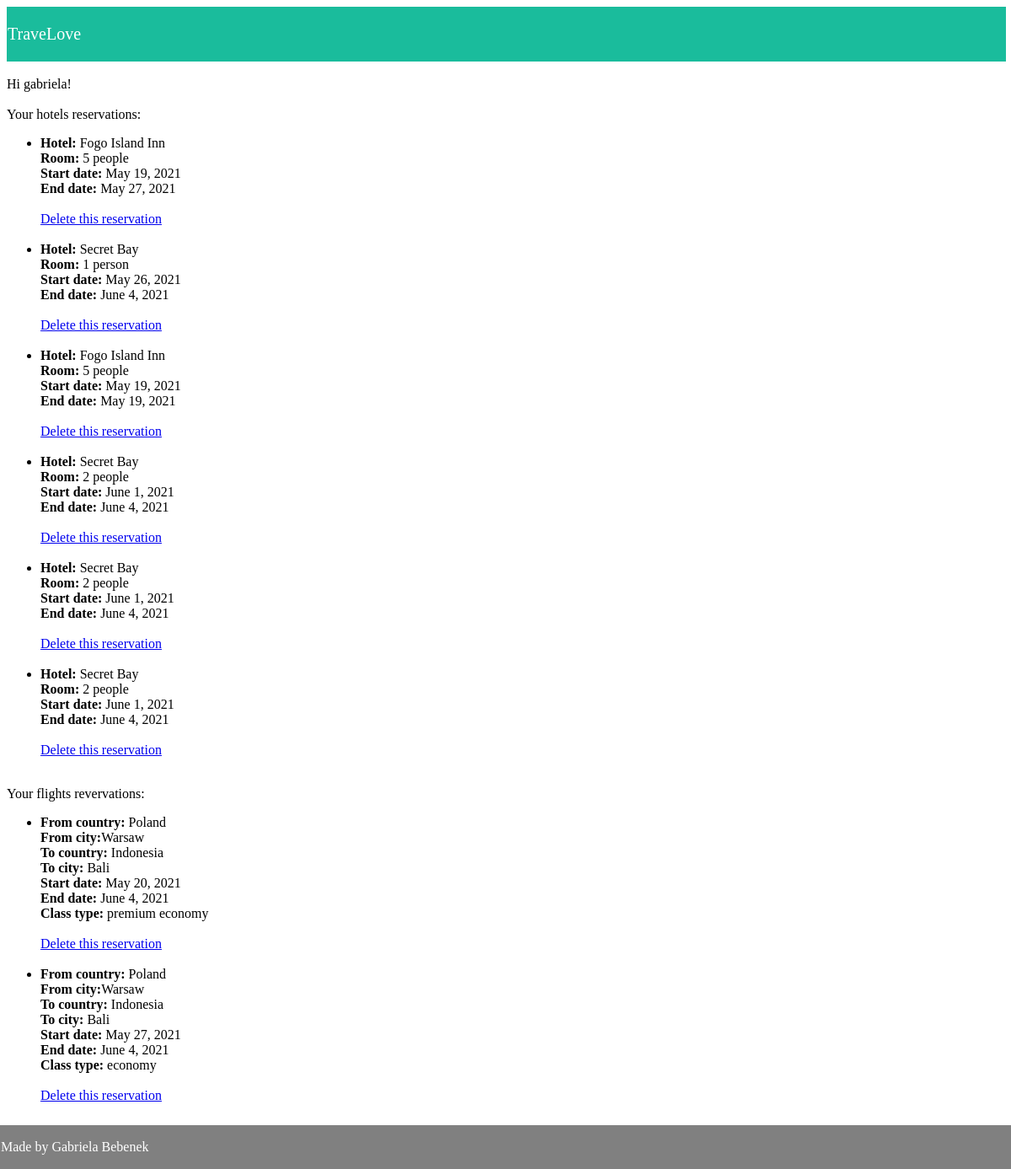
Before: /user-reservations/ (signed in) with the older database file.
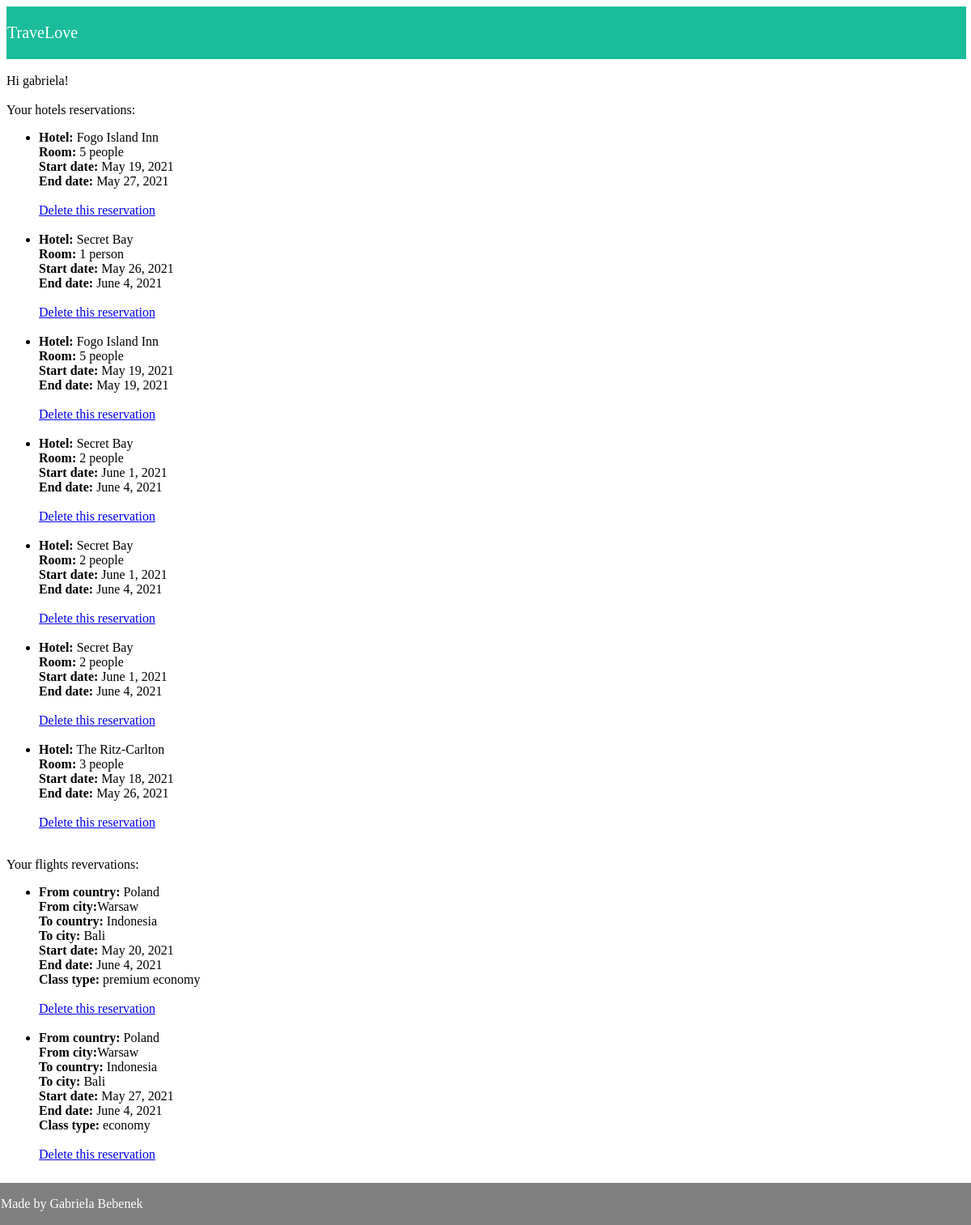
After: the same page with the newer database file.
### travel_agency_app/models.py (models this page shows)
class HotelBooking(models.Model):
    user = models.ForeignKey(User, null=True, blank=True, on_delete=models.CASCADE)
    hotel = models.ForeignKey(Hotel, on_delete=models.CASCADE, null=True, blank=True)
    bookingStartDate = models.DateField()
    bookingEndDate = models.DateField()
    room = models.CharField(
        max_length=64,
        choices=ROOM_TYPE,
    )

class Hotel(models.Model):
    name = models.CharField(max_length=64, default='Hotel')
    country = models.CharField(max_length=64)
    city = models.CharField(max_length=64)
    address = models.CharField(max_length=64)
    description = models.CharField(max_length=1000, null=True, blank=True)
    image = models.ImageField(upload_to='hotel/', null=True, blank=True)
    def __str__(self):
        return self.name

class Flight(models.Model):
    user = models.ForeignKey(User, null=True, blank=True, on_delete=models.CASCADE)
    fromCountry = models.CharField(max_length=64, default='Poland')
    fromCity = models.CharField(max_length=64, default='Warsaw')
    toCountry = models.CharField(max_length=64, default='Indonesia')
    toCity = models.CharField(max_length=64, default='Bali')
    startDate = models.DateField()
    endDate = models.DateField()
    classType = models.CharField(max_length=64, choices=CLASS_TYPE)

### travel_agency_app/views.py (the view)
# urls.py: path('user-reservations/', travel_agency_views.ReservationsView.as_view(), name='user-reservations'),
class ReservationsView(LoginRequiredMixin, ListView):
    model = HotelBooking
    template_name = 'reservations_list.html'
    context_object_name = 'reservations'
    def get_queryset(self):
        return self.model.objects.all().filter(user_id=self.request.user)
    def get_context_data(self, **kwargs):
        context = super(ReservationsView, self).get_context_data(**kwargs)
        context['flights'] = Flight.objects.filter(user_id=self.request.user)
        return context

### templates/reservations_list.html
{% extends 'base.html' %}
{% block content %}
{% if user.is_authenticated %}
  Hi {{ user.username }}!<br><br>
{% else %}
Welcome to the TraveLove agency! Explore world with us!<br><br>
  <p>You are not logged in</p>
  <p>Please login or sign up</p>
  <a href="{% url 'login' %}">Log In</a><br>
  <a href="{% url 'signup' %}">Sign Up</a>
{% endif %}
Your hotels reservations:
<ul>
    {% for reservation in reservations %}
    <li><strong>Hotel:</strong> {{ reservation.hotel }}<br>
            <strong>Room:</strong> {{ reservation.room }}<br>
            <strong>Start date:</strong> {{ reservation.bookingStartDate }}<br>
            <strong>End date: </strong>{{ reservation.bookingEndDate }}</li><br>
    <a href="{% url 'user-delete-hotel-reservations' reservation.id %}">Delete this reservation</a><br><br>
    {% endfor %}
  </ul>
Your flights revervations:
<ul>
    {% for flight in flights %}
        <li> <strong>From country: </strong>{{ flight.fromCountry }}<br>
       <strong> From city:</strong>{{ flight.fromCity }}<br>
       <strong> To country:</strong> {{ flight.toCountry }}<br>
       <strong> To city:</strong> {{ flight.toCity }}<br>
       <strong> Start date: </strong>{{ flight.startDate }}<br>
      <strong>  End date:</strong> {{ flight.endDate }}<br>
      <strong>  Class type: </strong>{{ flight.classType }}</li><br>
    <a href="{% url 'user-delete-flight-reservations' flight.id %}">Delete this reservation</a><br><br>
    {% endfor %}
</ul>
<a href="{% url 'hotels' %}">Go back to hotels list</a><br>
<a href="{% url 'explore' %}">Go back to the homepage</a>
{% endblock %}

Changed rows visible on the page:
added HotelBooking: hotel "The Ritz-Carlton", room "3 people", bookingStartDate "May 18, 2021", bookingEndDate "May 26, 2021"
